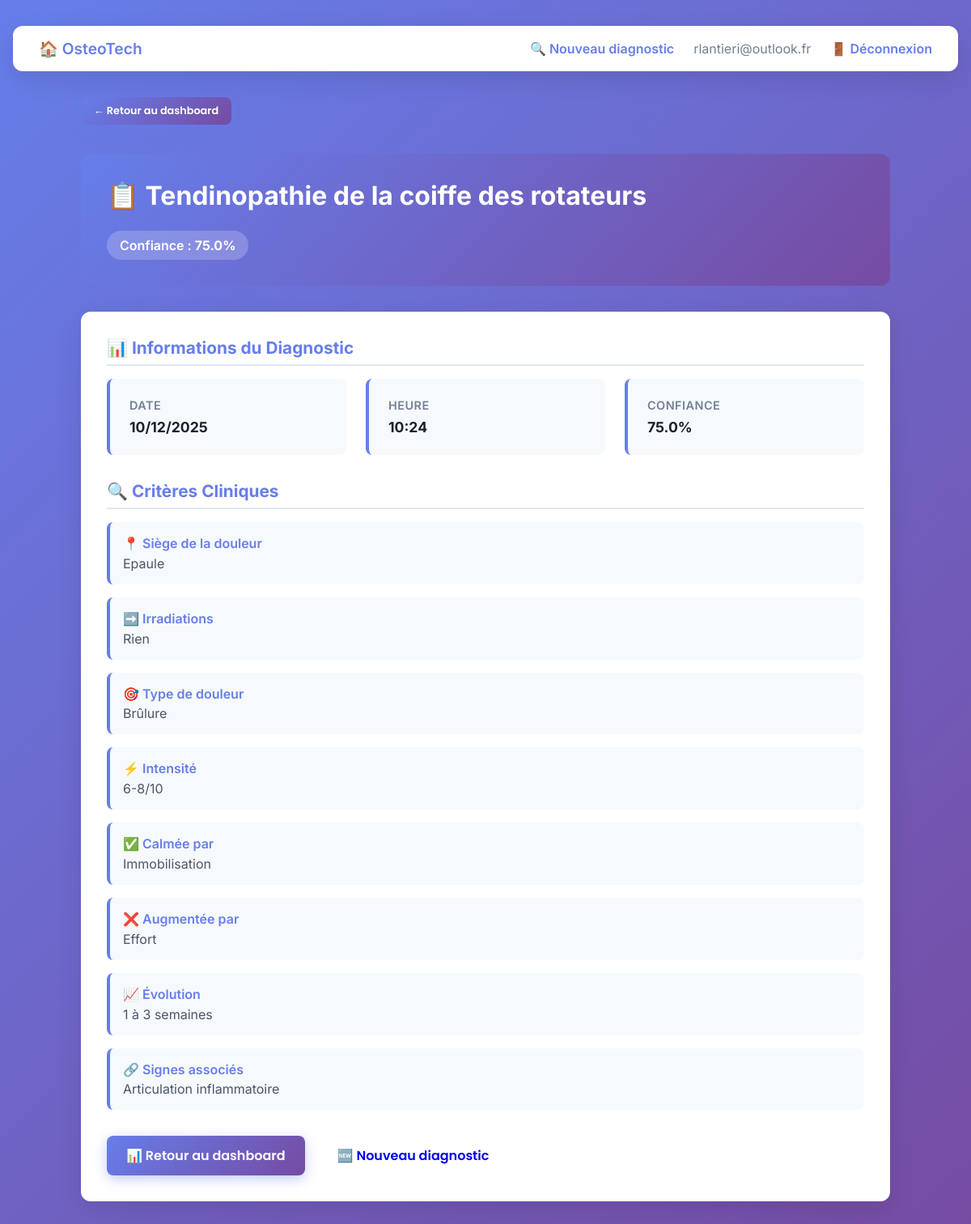
The app's page /diagnostic/2 (signed in) with its own data.
### models.py (models this page shows, shortened)
class User(db.Model):
    __tablename__ = 'users'
    id = db.Column(db.Integer, primary_key=True)
    email = db.Column(db.String(120), unique=True, nullable=False, index=True)
    password_hash = db.Column(db.String(255), nullable=False)
    created_at = db.Column(db.DateTime, default=datetime.utcnow)
    updated_at = db.Column(db.DateTime, default=datetime.utcnow, onupdate=datetime.utcnow)
    diagnostics = db.relationship('Diagnostic', backref='user', lazy=True, cascade='all, delete-orphan')

class Diagnostic(db.Model):
    __tablename__ = 'diagnostics'
    id = db.Column(db.Integer, primary_key=True)
    user_id = db.Column(db.Integer, db.ForeignKey('users.id'), nullable=False)
    siege = db.Column(db.String(100))
    irradiations = db.Column(db.String(100))
    type_douleur = db.Column(db.String(100))
    intensite = db.Column(db.String(50))
    calmee_par = db.Column(db.String(100))
    augmentee_par = db.Column(db.String(100))
    evolution = db.Column(db.String(100))
    signes_associes = db.Column(db.String(200))
    diagnosis_name = db.Column(db.String(200))
    diagnosis_confidence = db.Column(db.Float)
    diagnosis_id = db.Column(db.String(100))
    created_at = db.Column(db.DateTime, default=datetime.utcnow, index=True)
    notes = db.Column(db.Text)  # Notes utilisateur

### app.py (the view)
@app.route('/diagnostic/<int:diagnostic_id>')
@login_required
def view_diagnostic(diagnostic_id):
    user = get_current_user()
    diagnostic = Diagnostic.query.get(diagnostic_id)
    if not diagnostic or diagnostic.user_id != user.id:
        return redirect(url_for('dashboard'))
    return render_template('diagnostic_detail.html', diagnostic=diagnostic, user=user)

### app.py (called while the page is built)
def login_required(f):
    @wraps(f)
    def decorated_function(*args, **kwargs):
        if 'user_id' not in session:
            return redirect(url_for('login'))
        return f(*args, **kwargs)
    return decorated_function

def get_current_user():
    if 'user_id' in session:
        return User.query.get(session['user_id'])
    return None

@app.before_request
def create_tables():
    db.create_all()

### templates/diagnostic_detail.html (shortened to what this page needs)
<!DOCTYPE html>
<html lang="fr">
<head>
</head>
<body>
    <nav>
        <a href="/" style="font-size: 1.2rem;">🏠 OsteoTech</a>
        <div class="nav-right">
            <a href="/app">🔍 Nouveau diagnostic</a>
            <span class="nav-email">{{ user.email }}</span>
            <a href="/logout" style="color: var(--primary); text-decoration: none; font-weight: 600;">🚪 Déconnexion</a>
        </div>
    </nav>
    <div class="container">
        <div class="back-button">
            <a href="/dashboard" class="btn btn-primary btn-small">← Retour au dashboard</a>
        </div>
        <div class="diagnostic-header">
            <div class="diagnostic-title">📋 {{ diagnostic.diagnosis_name }}</div>
            <div class="confidence-badge">
                Confiance : <strong>{{ diagnostic.diagnosis_confidence }}%</strong>
            </div>
        </div>
        <div class="card">
            <div class="section">
                <h2 class="section-title">📊 Informations du Diagnostic</h2>
                <div class="info-grid">
                    <div class="info-card">
                        <div class="info-label">Date</div>
                        <div class="info-value">{{ diagnostic.created_at.strftime('%d/%m/%Y') }}</div>
                    </div>
                    <div class="info-card">
                        <div class="info-label">Heure</div>
                        <div class="info-value">{{ diagnostic.created_at.strftime('%H:%M') }}</div>
                    </div>
                    <div class="info-card">
                        <div class="info-label">Confiance</div>
                        <div class="info-value">{{ diagnostic.diagnosis_confidence }}%</div>
                    </div>
                </div>
            </div>
            <div class="section">
                <h2 class="section-title">🔍 Critères Cliniques</h2>
                {% if diagnostic.siege %}
                <div class="detail-item">
                    <div class="detail-label">📍 Siège de la douleur</div>
                    <div class="detail-value">{{ diagnostic.siege }}</div>
                </div>
                {% endif %}
                {% if diagnostic.irradiations %}
                <div class="detail-item">
                    <div class="detail-label">➡️ Irradiations</div>
                    <div class="detail-value">{{ diagnostic.irradiations }}</div>
                </div>
                {% endif %}
                {% if diagnostic.type_douleur %}
                <div class="detail-item">
                    <div class="detail-label">🎯 Type de douleur</div>
                    <div class="detail-value">{{ diagnostic.type_douleur }}</div>
                </div>
                {% endif %}
                {% if diagnostic.intensite %}
                <div class="detail-item">
                    <div class="detail-label">⚡ Intensité</div>
                    <div class="detail-value">{{ diagnostic.intensite }}/10</div>
                </div>
                {% endif %}
                {% if diagnostic.calmee_par %}
                <div class="detail-item">
                    <div class="detail-label">✅ Calmée par</div>
                    <div class="detail-value">{{ diagnostic.calmee_par }}</div>
                </div>
                {% endif %}
                {% if diagnostic.augmentee_par %}
                <div class="detail-item">
                    <div class="detail-label">❌ Augmentée par</div>
                    <div class="detail-value">{{ diagnostic.augmentee_par }}</div>
                </div>
                {% endif %}
                {% if diagnostic.evolution %}
                <div class="detail-item">
                    <div class="detail-label">📈 Évolution</div>
                    <div class="detail-value">{{ diagnostic.evolution }}</div>
                </div>
                {% endif %}
                {% if diagnostic.signes_associes %}
                <div class="detail-item">
                    <div class="detail-label">🔗 Signes associés</div>
                    <div class="detail-value">{{ diagnostic.signes_associes }}</div>
                </div>
                {% endif %}
            </div>
            <div class="actions">
                <a href="/dashboard" class="btn btn-primary">📊 Retour au dashboard</a>
                <a href="/app" class="btn btn-secondary">🆕 Nouveau diagnostic</a>
            </div>
        </div>
    </div>
</body>
</html>

### templates/diagnostic_detail.html (style rules this page uses)
:root { --primary: #667eea; --secondary: #764ba2; --dark: #1a202c; --light: #f7fafc; }
* { font-family: 'Inter', sans-serif; margin: 0; padding: 0; box-sizing: border-box; }
body { background: linear-gradient(135deg, #667eea 0%, #764ba2 100%); color: var(--dark); min-height: 100vh; padding: 2rem 1rem; }
nav { background: white; border-radius: 12px; padding: 1rem 2rem; box-shadow: 0 10px 30px rgba(0, 0, 0, 0.1); margin-bottom: 2rem; display: flex; justify-content: space-between; align-items: center; }
nav a { color: var(--primary); text-decoration: none; font-weight: 600; transition: all 0.3s ease; }
.nav-right { display: flex; gap: 1.5rem; align-items: center; }
.nav-email { color: #718096; }
h2 { font-size: 1.5rem; color: var(--dark); margin-bottom: 1rem; }
.container { max-width: 1000px; margin: 0 auto; }
.card { background: white; border-radius: 12px; padding: 2rem; box-shadow: 0 10px 30px rgba(0, 0, 0, 0.1); margin-bottom: 2rem; }
.btn { font-family: 'Poppins', sans-serif; font-weight: 600; padding: 0.75rem 1.5rem; border: none; border-radius: 8px; cursor: pointer; text-decoration: none; display: inline-block; transition: all 0.3s ease; position: relative; overflow: hidden; }
.btn::before { content: ''; position: absolute; top: 0; left: -100%; width: 100%; height: 100%; background: rgba(255, 255, 255, 0.2); transition: left 0.3s ease; display: none; }
.btn-primary { background: linear-gradient(135deg, var(--primary), var(--secondary)); color: white; box-shadow: 0 4px 15px rgba(102, 126, 234, 0.4); }
.btn-small { padding: 0.5rem 1rem; font-size: 0.8rem; }
.diagnostic-header { background: linear-gradient(135deg, var(--primary), var(--secondary)); color: white; padding: 2rem; border-radius: 12px; margin-bottom: 2rem; }
.diagnostic-title { font-size: 2rem; font-weight: 700; margin-bottom: 0.5rem; }
.confidence-badge { display: inline-block; background: rgba(255, 255, 255, 0.2); padding: 0.5rem 1rem; border-radius: 20px; font-weight: 600; margin-top: 1rem; }
.info-grid { display: grid; grid-template-columns: repeat(auto-fit, minmax(200px, 1fr)); gap: 1.5rem; margin-bottom: 2rem; }
.info-card { background: #f7fafc; padding: 1.5rem; border-radius: 8px; border-left: 4px solid var(--primary); }
.info-label { font-size: 0.9rem; color: #718096; font-weight: 600; margin-bottom: 0.5rem; text-transform: uppercase; letter-spacing: 0.5px; }
.info-value { font-size: 1.1rem; color: var(--dark); font-weight: 700; }
.section { margin-bottom: 2rem; }
.section-title { font-size: 1.3rem; color: var(--primary); margin-bottom: 1rem; padding-bottom: 0.5rem; border-bottom: 2px solid #e2e8f0; }
.detail-item { background: #f7fafc; padding: 1rem; margin-bottom: 1rem; border-radius: 8px; border-left: 4px solid var(--primary); }
.detail-label { font-weight: 600; color: var(--primary); margin-bottom: 0.3rem; }
.detail-value { color: #4a5568; }
.back-button { margin-bottom: 2rem; }
.actions { display: flex; gap: 1rem; margin-top: 2rem; }

### records on screen
User: email "rlantieri@outlook.fr"
Diagnostic: diagnosis_name "Tendinopathie de la coiffe des rotateurs", diagnosis_confidence "75.0", created_at "10/12/2025", created_at "10:24", siege "Epaule", irradiations "Rien", type_douleur "Brûlure", intensite "6-8", calmee_par "Immobilisation", augmentee_par "Effort", evolution "1 à 3 semaines", signes_associes "Articulation inflammatoire"
